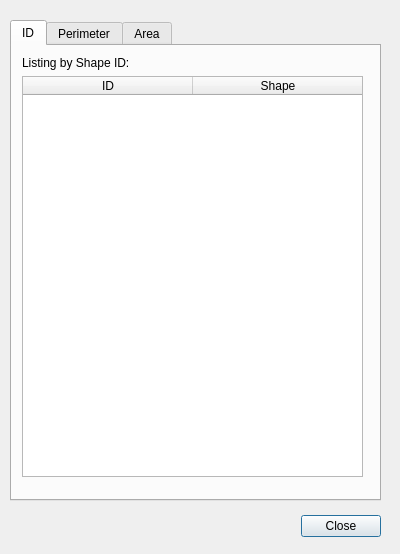
<?xml version="1.0" encoding="UTF-8"?>
<ui version="4.0">
 <class>ShapeListing</class>
 <widget class="QDialog" name="ShapeListing">
  <property name="geometry">
   <rect>
    <x>0</x>
    <y>0</y>
    <width>400</width>
    <height>554</height>
   </rect>
  </property>
  <property name="windowTitle">
   <string>Shape Report</string>
  </property>
  <widget class="QDialogButtonBox" name="buttonBox">
   <property name="geometry">
    <rect>
     <x>40</x>
     <y>510</y>
     <width>341</width>
     <height>32</height>
    </rect>
   </property>
   <property name="orientation">
    <enum>Qt::Horizontal</enum>
   </property>
   <property name="standardButtons">
    <set>QDialogButtonBox::Close</set>
   </property>
  </widget>
  <widget class="QTabWidget" name="tabWidget">
   <property name="geometry">
    <rect>
     <x>10</x>
     <y>20</y>
     <width>371</width>
     <height>481</height>
    </rect>
   </property>
   <property name="currentIndex">
    <number>0</number>
   </property>
   <widget class="QWidget" name="tab">
    <attribute name="title">
     <string>ID</string>
    </attribute>
    <widget class="QWidget" name="verticalLayoutWidget">
     <property name="geometry">
      <rect>
       <x>10</x>
       <y>10</y>
       <width>341</width>
       <height>421</height>
      </rect>
     </property>
     <layout class="QVBoxLayout" name="verticalLayout">
      <item>
       <widget class="QLabel" name="label">
        <property name="text">
         <string>Listing by Shape ID:</string>
        </property>
       </widget>
      </item>
      <item>
       <widget class="QTableWidget" name="itemTableWidget">
        <property name="horizontalScrollBarPolicy">
         <enum>Qt::ScrollBarAlwaysOff</enum>
        </property>
        <property name="editTriggers">
         <set>QAbstractItemView::NoEditTriggers</set>
        </property>
        <attribute name="horizontalHeaderVisible">
         <bool>true</bool>
        </attribute>
        <attribute name="horizontalHeaderCascadingSectionResizes">
         <bool>false</bool>
        </attribute>
        <attribute name="horizontalHeaderDefaultSectionSize">
         <number>170</number>
        </attribute>
        <attribute name="verticalHeaderVisible">
         <bool>false</bool>
        </attribute>
        <column>
         <property name="text">
          <string>ID</string>
         </property>
        </column>
        <column>
         <property name="text">
          <string>Shape</string>
         </property>
        </column>
       </widget>
      </item>
     </layout>
    </widget>
   </widget>
   <widget class="QWidget" name="tab_3">
    <attribute name="title">
     <string>Perimeter</string>
    </attribute>
   </widget>
   <widget class="QWidget" name="tab_2">
    <attribute name="title">
     <string>Area</string>
    </attribute>
   </widget>
  </widget>
 </widget>
 <resources/>
 <connections>
  <connection>
   <sender>buttonBox</sender>
   <signal>accepted()</signal>
   <receiver>ShapeListing</receiver>
   <slot>accept()</slot>
   <hints>
    <hint type="sourcelabel">
     <x>248</x>
     <y>254</y>
    </hint>
    <hint type="destinationlabel">
     <x>157</x>
     <y>274</y>
    </hint>
   </hints>
  </connection>
  <connection>
   <sender>buttonBox</sender>
   <signal>rejected()</signal>
   <receiver>ShapeListing</receiver>
   <slot>reject()</slot>
   <hints>
    <hint type="sourcelabel">
     <x>316</x>
     <y>260</y>
    </hint>
    <hint type="destinationlabel">
     <x>286</x>
     <y>274</y>
    </hint>
   </hints>
  </connection>
 </connections>
</ui>
